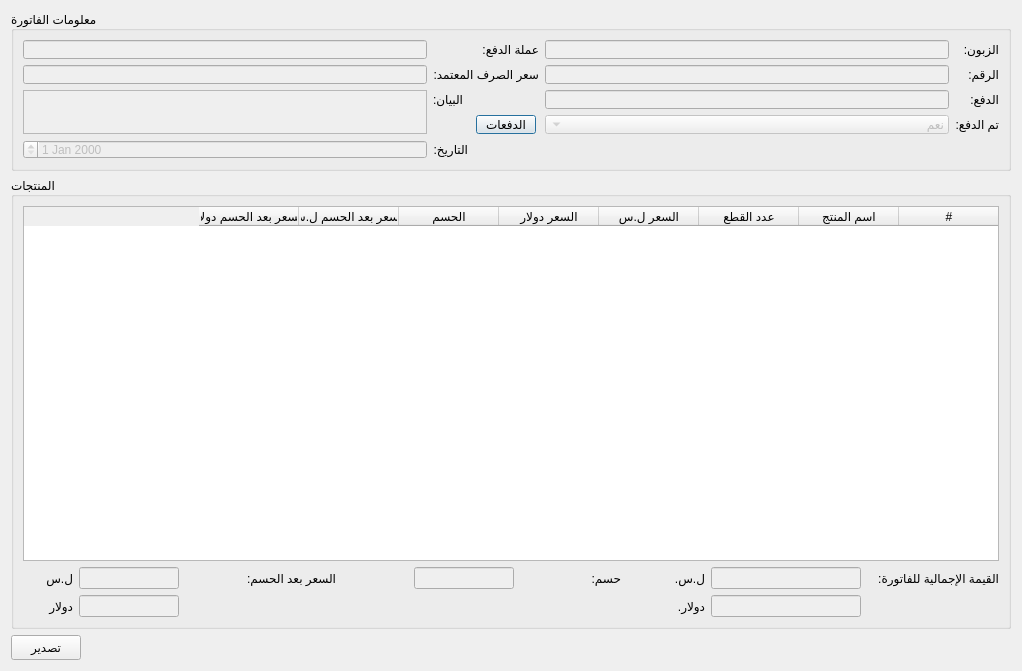
<?xml version="1.0" encoding="UTF-8"?>
<ui version="4.0">
 <class>OutGiftInvoiceView</class>
 <widget class="QDialog" name="OutGiftInvoiceView">
  <property name="geometry">
   <rect>
    <x>0</x>
    <y>0</y>
    <width>1022</width>
    <height>671</height>
   </rect>
  </property>
  <property name="windowTitle">
   <string>فاتورة هدايا</string>
  </property>
  <property name="windowIcon">
   <iconset>
    <normaloff>graphics/icon.xpm</normaloff>graphics/icon.xpm</iconset>
  </property>
  <layout class="QGridLayout" name="gridLayout_2">
   <item row="0" column="0">
    <widget class="QGroupBox" name="groupBox">
     <property name="maximumSize">
      <size>
       <width>16777215</width>
       <height>160</height>
      </size>
     </property>
     <property name="title">
      <string>معلومات الفاتورة</string>
     </property>
     <layout class="QGridLayout" name="gridLayout">
      <item row="0" column="0">
       <widget class="QLineEdit" name="currency_input">
        <property name="enabled">
         <bool>false</bool>
        </property>
       </widget>
      </item>
      <item row="0" column="1" colspan="2">
       <widget class="QLabel" name="label_25">
        <property name="text">
         <string>عملة الدفع:</string>
        </property>
       </widget>
      </item>
      <item row="0" column="3">
       <widget class="QLineEdit" name="client_input">
        <property name="enabled">
         <bool>false</bool>
        </property>
       </widget>
      </item>
      <item row="0" column="4">
       <widget class="QLabel" name="label">
        <property name="text">
         <string>الزبون:</string>
        </property>
       </widget>
      </item>
      <item row="1" column="0">
       <widget class="QLineEdit" name="exchange_input">
        <property name="enabled">
         <bool>false</bool>
        </property>
       </widget>
      </item>
      <item row="1" column="1" colspan="2">
       <widget class="QLabel" name="label_4">
        <property name="text">
         <string>سعر الصرف المعتمد:</string>
        </property>
       </widget>
      </item>
      <item row="1" column="3">
       <widget class="QLineEdit" name="number_input">
        <property name="enabled">
         <bool>false</bool>
        </property>
       </widget>
      </item>
      <item row="1" column="4">
       <widget class="QLabel" name="label_2">
        <property name="text">
         <string>الرقم:</string>
        </property>
       </widget>
      </item>
      <item row="2" column="0" rowspan="2">
       <widget class="QTextEdit" name="statement_input">
        <property name="enabled">
         <bool>false</bool>
        </property>
       </widget>
      </item>
      <item row="2" column="1">
       <widget class="QLabel" name="label_5">
        <property name="maximumSize">
         <size>
          <width>30</width>
          <height>16777215</height>
         </size>
        </property>
        <property name="text">
         <string>البيان:</string>
        </property>
       </widget>
      </item>
      <item row="2" column="3">
       <widget class="QLineEdit" name="payment_input">
        <property name="enabled">
         <bool>false</bool>
        </property>
       </widget>
      </item>
      <item row="2" column="4">
       <widget class="QLabel" name="label_3">
        <property name="text">
         <string>الدفع:</string>
        </property>
       </widget>
      </item>
      <item row="3" column="2">
       <widget class="QPushButton" name="payments_btn">
        <property name="enabled">
         <bool>true</bool>
        </property>
        <property name="maximumSize">
         <size>
          <width>60</width>
          <height>16777215</height>
         </size>
        </property>
        <property name="text">
         <string>الدفعات</string>
        </property>
       </widget>
      </item>
      <item row="3" column="3">
       <widget class="QComboBox" name="paid_input">
        <property name="enabled">
         <bool>false</bool>
        </property>
        <property name="layoutDirection">
         <enum>Qt::RightToLeft</enum>
        </property>
        <item>
         <property name="text">
          <string>نعم</string>
         </property>
        </item>
        <item>
         <property name="text">
          <string>لا</string>
         </property>
        </item>
       </widget>
      </item>
      <item row="3" column="4">
       <widget class="QLabel" name="label_24">
        <property name="text">
         <string>تم الدفع:</string>
        </property>
       </widget>
      </item>
      <item row="4" column="0">
       <widget class="QDateEdit" name="date_input">
        <property name="enabled">
         <bool>false</bool>
        </property>
        <property name="layoutDirection">
         <enum>Qt::RightToLeft</enum>
        </property>
       </widget>
      </item>
      <item row="4" column="1">
       <widget class="QLabel" name="label_12">
        <property name="maximumSize">
         <size>
          <width>35</width>
          <height>16777215</height>
         </size>
        </property>
        <property name="text">
         <string>التاريخ:</string>
        </property>
       </widget>
      </item>
     </layout>
    </widget>
   </item>
   <item row="1" column="0">
    <widget class="QGroupBox" name="groupBox_2">
     <property name="title">
      <string>المنتجات</string>
     </property>
     <layout class="QGridLayout" name="gridLayout_4">
      <item row="3" column="1" colspan="2">
       <widget class="QLineEdit" name="result_after_discount_usd_input">
        <property name="enabled">
         <bool>false</bool>
        </property>
        <property name="sizePolicy">
         <sizepolicy hsizetype="Minimum" vsizetype="Fixed">
          <horstretch>0</horstretch>
          <verstretch>0</verstretch>
         </sizepolicy>
        </property>
        <property name="maximumSize">
         <size>
          <width>100</width>
          <height>16777215</height>
         </size>
        </property>
       </widget>
      </item>
      <item row="2" column="0">
       <widget class="QLabel" name="label_21">
        <property name="maximumSize">
         <size>
          <width>50</width>
          <height>16777215</height>
         </size>
        </property>
        <property name="text">
         <string>ل.س</string>
        </property>
       </widget>
      </item>
      <item row="2" column="3" colspan="2">
       <widget class="QLabel" name="label_20">
        <property name="maximumSize">
         <size>
          <width>90</width>
          <height>16777215</height>
         </size>
        </property>
        <property name="text">
         <string>السعر بعد الحسم:</string>
        </property>
       </widget>
      </item>
      <item row="2" column="1" colspan="2">
       <widget class="QLineEdit" name="result_after_discount_sp_input">
        <property name="enabled">
         <bool>false</bool>
        </property>
        <property name="sizePolicy">
         <sizepolicy hsizetype="Minimum" vsizetype="Fixed">
          <horstretch>0</horstretch>
          <verstretch>0</verstretch>
         </sizepolicy>
        </property>
        <property name="maximumSize">
         <size>
          <width>100</width>
          <height>16777215</height>
         </size>
        </property>
       </widget>
      </item>
      <item row="2" column="11">
       <widget class="QLabel" name="label_8">
        <property name="text">
         <string>القيمة الإجمالية للفاتورة:</string>
        </property>
       </widget>
      </item>
      <item row="3" column="0">
       <widget class="QLabel" name="label_22">
        <property name="maximumSize">
         <size>
          <width>50</width>
          <height>16777215</height>
         </size>
        </property>
        <property name="text">
         <string>دولار</string>
        </property>
       </widget>
      </item>
      <item row="3" column="8">
       <widget class="QLabel" name="label_10">
        <property name="text">
         <string>دولار.</string>
        </property>
       </widget>
      </item>
      <item row="3" column="9" colspan="2">
       <widget class="QLineEdit" name="result_usd_input">
        <property name="enabled">
         <bool>false</bool>
        </property>
        <property name="maximumSize">
         <size>
          <width>150</width>
          <height>16777215</height>
         </size>
        </property>
       </widget>
      </item>
      <item row="2" column="9" colspan="2">
       <widget class="QLineEdit" name="result_sp_input">
        <property name="enabled">
         <bool>false</bool>
        </property>
        <property name="maximumSize">
         <size>
          <width>150</width>
          <height>16777215</height>
         </size>
        </property>
       </widget>
      </item>
      <item row="1" column="0" colspan="12">
       <widget class="QTableWidget" name="items_table">
        <property name="maximumSize">
         <size>
          <width>16777215</width>
          <height>500</height>
         </size>
        </property>
        <property name="layoutDirection">
         <enum>Qt::RightToLeft</enum>
        </property>
        <column>
         <property name="text">
          <string>#</string>
         </property>
         <property name="font">
          <font>
           <kerning>true</kerning>
          </font>
         </property>
        </column>
        <column>
         <property name="text">
          <string>اسم المنتج</string>
         </property>
        </column>
        <column>
         <property name="text">
          <string>عدد القطع</string>
         </property>
        </column>
        <column>
         <property name="text">
          <string>السعر ل.س</string>
         </property>
        </column>
        <column>
         <property name="text">
          <string>السعر دولار</string>
         </property>
        </column>
        <column>
         <property name="text">
          <string>الحسم</string>
         </property>
        </column>
        <column>
         <property name="text">
          <string>السعر بعد الحسم ل.س</string>
         </property>
        </column>
        <column>
         <property name="text">
          <string>السعر بعد الحسم دولار</string>
         </property>
        </column>
       </widget>
      </item>
      <item row="2" column="7">
       <widget class="QLabel" name="label_23">
        <property name="maximumSize">
         <size>
          <width>40</width>
          <height>16777215</height>
         </size>
        </property>
        <property name="text">
         <string>حسم:</string>
        </property>
       </widget>
      </item>
      <item row="2" column="5" colspan="2">
       <widget class="QLineEdit" name="result_discount_input">
        <property name="enabled">
         <bool>false</bool>
        </property>
        <property name="sizePolicy">
         <sizepolicy hsizetype="Minimum" vsizetype="Fixed">
          <horstretch>0</horstretch>
          <verstretch>0</verstretch>
         </sizepolicy>
        </property>
        <property name="maximumSize">
         <size>
          <width>100</width>
          <height>16777215</height>
         </size>
        </property>
       </widget>
      </item>
      <item row="2" column="8">
       <widget class="QLabel" name="label_9">
        <property name="text">
         <string>ل.س.</string>
        </property>
       </widget>
      </item>
     </layout>
    </widget>
   </item>
   <item row="2" column="0">
    <widget class="QPushButton" name="export_btn">
     <property name="minimumSize">
      <size>
       <width>0</width>
       <height>25</height>
      </size>
     </property>
     <property name="maximumSize">
      <size>
       <width>70</width>
       <height>16777215</height>
      </size>
     </property>
     <property name="text">
      <string>تصدير</string>
     </property>
    </widget>
   </item>
  </layout>
 </widget>
 <resources/>
 <connections/>
</ui>
